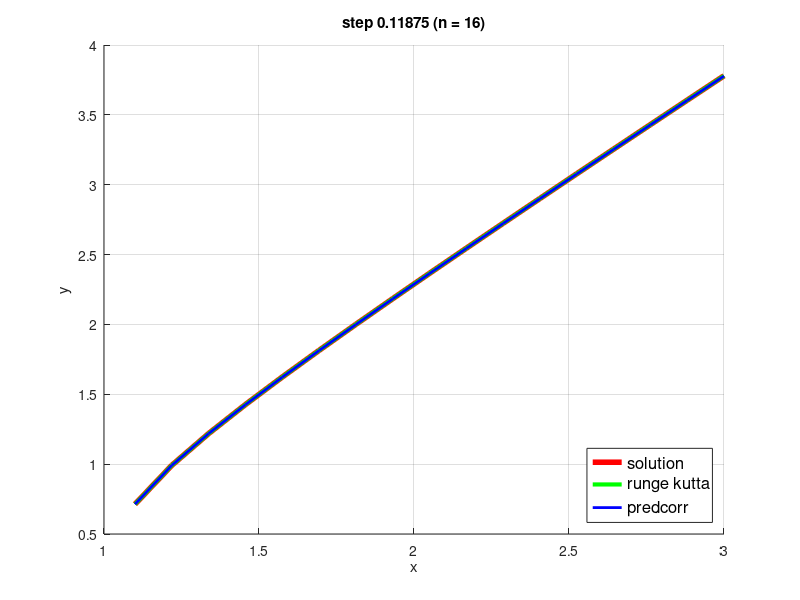
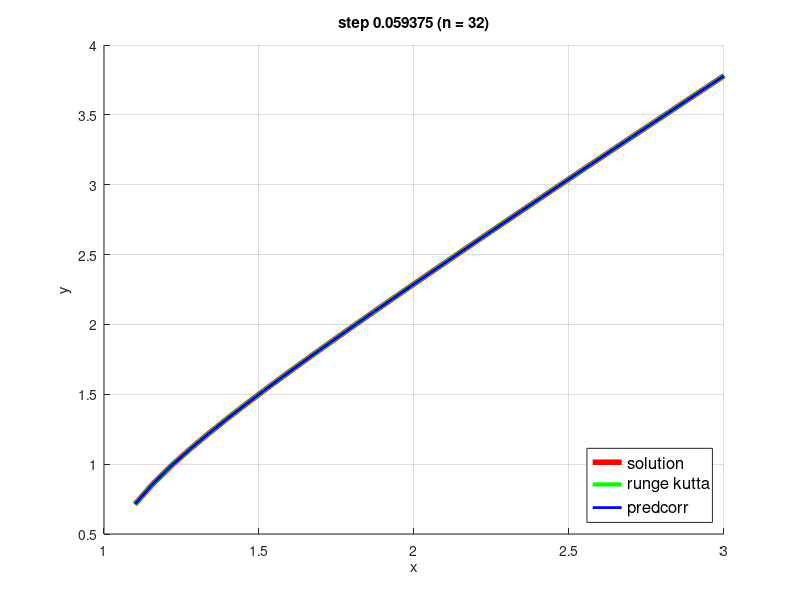
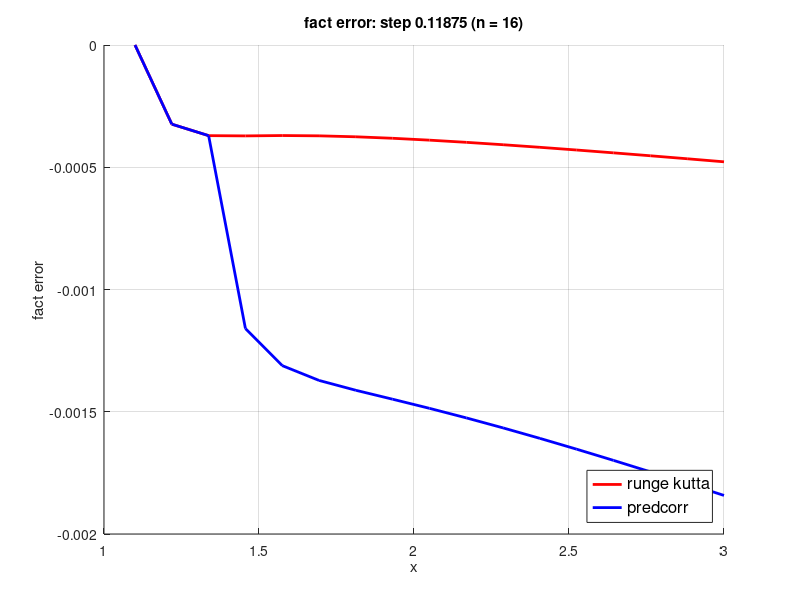
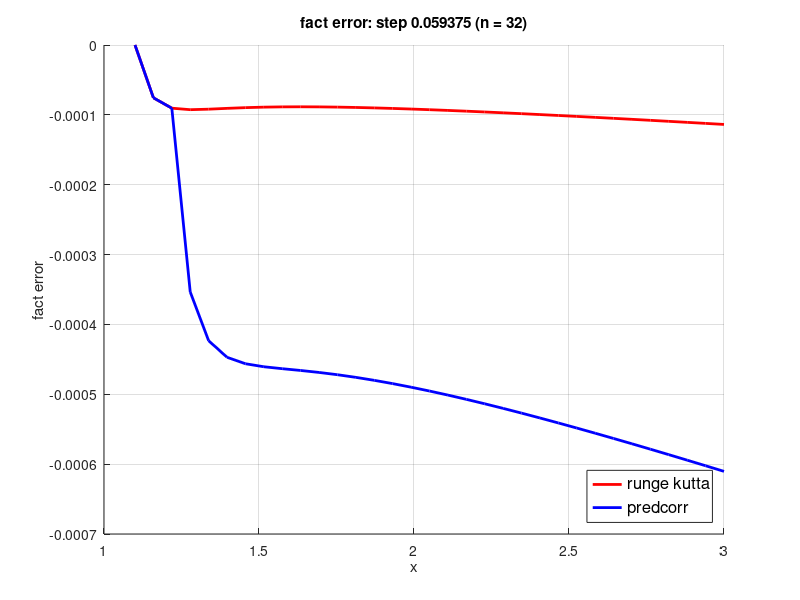

Source code (MATLAB) for these figures, in order:
%----------------------------------------------------
formatSpec = '%f %f';
sizeM = [2 Inf];
fileID = fopen('sol_exact_1.txt', 'r');
exact_sol = fscanf(fileID, formatSpec, sizeM);
fclose(fileID);
fileID = fopen('sol_rungekutta_1.txt', 'r');
rungekutta_sol = fscanf(fileID, formatSpec, sizeM);
fclose(fileID);
fileID = fopen('sol_predcorr_1.txt', 'r');
predcorr_sol = fscanf(fileID, formatSpec, sizeM);
fclose(fileID);

figure;
xlabel('x');
ylabel('y');
title('step 0.11875 (n = 16)');
hold on;
plot(exact_sol(1, 1:end), exact_sol(2, 1:end), 'LineWidth', 4, 'Color', 'r');
hold on;
plot(rungekutta_sol(1, 1:end), rungekutta_sol(2, 1:end), 'LineWidth', 3, 'Color', 'g');
hold on;
plot(predcorr_sol(1, 1:end), predcorr_sol(2, 1:end), 'LineWidth', 2, 'Color', 'b');
hold on;
grid on;
legend({'solution', 'runge kutta', 'predcorr'}, 'Location', 'southeast', 'FontSize', 12);

formatSpec = '%f %f';
sizeM = [2 Inf];
fileID = fopen('sol_exact_2.txt', 'r');
exact_sol = fscanf(fileID, formatSpec, sizeM);
fclose(fileID);
fileID = fopen('sol_rungekutta_2.txt', 'r');
rungekutta_sol = fscanf(fileID, formatSpec, sizeM);
fclose(fileID);
fileID = fopen('sol_predcorr_2.txt', 'r');
predcorr_sol = fscanf(fileID, formatSpec, sizeM);
fclose(fileID);

figure;
xlabel('x');
ylabel('y');
title('step 0.059375 (n = 32)');
hold on;
plot(exact_sol(1, 1:end), exact_sol(2, 1:end), 'LineWidth', 4, 'Color', 'r');
hold on;
plot(rungekutta_sol(1, 1:end), rungekutta_sol(2, 1:end), 'LineWidth', 3, 'Color', 'g');
hold on;
plot(predcorr_sol(1, 1:end), predcorr_sol(2, 1:end), 'LineWidth', 2, 'Color', 'b');
hold on;
grid on;
legend({'solution', 'runge kutta', 'predcorr'}, 'Location', 'southeast', 'FontSize', 12);


%----------------------------------------------------
formatSpec = '%f %f';
sizeM = [2 Inf];
fileID = fopen('errors_rungekutta_1.txt', 'r');
rungekutta_err_1 = fscanf(fileID, formatSpec, sizeM);
fclose(fileID);
fileID = fopen('errors_predcorr_1.txt', 'r');
predcorr_err_1 = fscanf(fileID, formatSpec, sizeM);
fclose(fileID);

figure;
xlabel('x');
ylabel('fact error');
title('fact error: step 0.11875 (n = 16)');
hold on;
plot(rungekutta_err_1(1, 1:end), rungekutta_err_1(2, 1:end), 'LineWidth', 2, 'Color', 'r');
hold on;
plot(predcorr_err_1(1, 1:end), predcorr_err_1(2, 1:end), 'LineWidth', 2, 'Color', 'b');
hold on;
legend({'runge kutta', 'predcorr'}, 'Location', 'southeast', 'FontSize', 12);
grid on;


formatSpec = '%f %f';
sizeM = [2 Inf];
fileID = fopen('errors_rungekutta_2.txt', 'r');
rungekutta_err_2 = fscanf(fileID, formatSpec, sizeM);
fclose(fileID);
fileID = fopen('errors_predcorr_2.txt', 'r');
predcorr_err_2 = fscanf(fileID, formatSpec, sizeM);
fclose(fileID);

figure;
xlabel('x');
ylabel('fact error');
title('fact error: step 0.059375 (n = 32)');
hold on;
plot(rungekutta_err_2(1, 1:end), rungekutta_err_2(2, 1:end), 'LineWidth', 2, 'Color', 'r');
hold on;
plot(predcorr_err_2(1, 1:end), predcorr_err_2(2, 1:end), 'LineWidth', 2, 'Color', 'b');
hold on;
legend({'runge kutta', 'predcorr'}, 'Location', 'southeast', 'FontSize', 12);
grid on;


figure;
plot(rungekutta_err_1(1, 1:end), rungekutta_err_1(2, 1:end), 'LineWidth', 2, 'Color', 'r');
hold on;
plot(predcorr_err_1(1, 1:end), predcorr_err_1(2, 1:end), 'LineWidth', 2, 'Color', 'b');
hold on;
plot(rungekutta_err_2(1, 1:end), rungekutta_err_2(2, 1:end), 'LineWidth', 2, 'Color', 'r');
hold on;
plot(predcorr_err_2(1, 1:end), predcorr_err_2(2, 1:end), 'LineWidth', 2, 'Color', 'b');
hold on;
grid on;
xlabel('x');
ylabel('fact error');
legend({'runge kutta 1', 'predcorr 1', 'runge kutta 2', 'predcorr 2'});

% figure;
% plot(rungekutta_err_1(1, 1:end), predcorr_err_1(2, 1:end) ./ rungekutta_err_1(2, 1:end), 'LineWidth', 2, 'Color', 'r');
% hold on;
% grid on;
% 
% figure;
% plot(rungekutta_err_2(1, 1:end), predcorr_err_2(2, 1:end) ./ rungekutta_err_2(2, 1:end), 'LineWidth', 2, 'Color', 'r');
% hold on;
% grid on;

figure;
plot(rungekutta_err_1(1, 1:end), rungekutta_err_1(2, 1:end) ./ rungekutta_err_2(2, 1:2:end), 'LineWidth', 2, 'Color', 'r');
hold on;
plot(predcorr_err_1(1, 1:end), predcorr_err_1(2, 1:end) ./ predcorr_err_2(2, 1:2:end), 'LineWidth', 2, 'Color', 'b');
hold on;
grid on;

%----------------------------------------------------
formatSpec = '%d %f %f %f %f';
sizeM = [5 Inf];
fileID = fopen('dependences.txt', 'r');
A = fscanf(fileID, formatSpec, sizeM);
fclose(fileID);

figure;
loglog(A(1, 1:end), A(2, 1:end), 'LineWidth', 2, 'Color', 'r');
hold on;
loglog(A(1, 1:end), A(3, 1:end), 'LineWidth', 2, 'Color', 'b');
hold on;
legend({'runge kutta', 'predcorr'}, 'Location', 'southeast', 'FontSize', 12);
hold on;
grid on;
xlabel('number of split segments');
ylabel('norm of fact error');
title('inf norm of fact error');
hold on;
